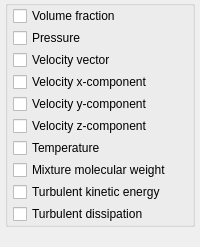
                     <widget class="QWidget" name="subpage_cell_fluid">
                      <layout class="QGridLayout" name="gridLayout_8">
                       <property name="leftMargin">
                        <number>5</number>
                       </property>
                       <property name="topMargin">
                        <number>0</number>
                       </property>
                       <property name="rightMargin">
                        <number>5</number>
                       </property>
                       <property name="bottomMargin">
                        <number>0</number>
                       </property>
                       <property name="spacing">
                        <number>0</number>
                       </property>
                       <item row="0" column="0">
                        <widget class="QGroupBox" name="groupbox_cell_fluid">
                         <property name="font">
                          <font>
                           <weight>50</weight>
                           <bold>false</bold>
                          </font>
                         </property>
                         <property name="title">
                          <string/>
                         </property>
                         <property name="flat">
                          <bool>true</bool>
                         </property>
                         <property name="checkable">
                          <bool>false</bool>
                         </property>
                         <layout class="QGridLayout" name="layout_cell_fluid">
                          <property name="leftMargin">
                           <number>5</number>
                          </property>
                          <property name="topMargin">
                           <number>0</number>
                          </property>
                          <property name="rightMargin">
                           <number>0</number>
                          </property>
                          <property name="bottomMargin">
                           <number>0</number>
                          </property>
                          <property name="horizontalSpacing">
                           <number>0</number>
                          </property>
                          <property name="verticalSpacing">
                           <number>2</number>
                          </property>
                          <item row="0" column="0" colspan="2">
                           <widget class="CheckBox" name="checkbox_keyword_vtk_ep_g_args_VTK">
                            <property name="text">
                             <string>Volume fraction</string>
                            </property>
                           </widget>
                          </item>
                          <item row="1" column="0" colspan="2">
                           <widget class="CheckBox" name="checkbox_keyword_vtk_p_g_args_VTK">
                            <property name="text">
                             <string>Pressure</string>
                            </property>
                           </widget>
                          </item>
                          <item row="2" column="0" colspan="2">
                           <widget class="CheckBox" name="checkbox_keyword_vtk_vel_g_args_VTK">
                            <property name="text">
                             <string>Velocity vector</string>
                            </property>
                           </widget>
                          </item>
                          <item row="3" column="0" colspan="2">
                           <widget class="CheckBox" name="checkbox_keyword_vtk_u_g_args_VTK">
                            <property name="text">
                             <string>Velocity x-component</string>
                            </property>
                           </widget>
                          </item>
                          <item row="4" column="0" colspan="2">
                           <widget class="CheckBox" name="checkbox_keyword_vtk_v_g_args_VTK">
                            <property name="text">
                             <string>Velocity y-component</string>
                            </property>
                           </widget>
                          </item>
                          <item row="5" column="0" colspan="2">
                           <widget class="CheckBox" name="checkbox_keyword_vtk_w_g_args_VTK">
                            <property name="text">
                             <string>Velocity z-component</string>
                            </property>
                           </widget>
                          </item>
                          <item row="6" column="0" colspan="2">
                           <widget class="CheckBox" name="checkbox_keyword_vtk_t_g_args_VTK">
                            <property name="text">
                             <string>Temperature</string>
                            </property>
                           </widget>
                          </item>
                          <item row="7" column="0" colspan="2">
                           <widget class="CheckBox" name="checkbox_keyword_vtk_mw_mix_g_args_VTK">
                            <property name="text">
                             <string>Mixture molecular weight</string>
                            </property>
                           </widget>
                          </item>
                          <item row="8" column="0" colspan="2">
                           <widget class="CheckBox" name="checkbox_keyword_vtk_k_turb_g_args_VTK">
                            <property name="text">
                             <string>Turbulent kinetic energy</string>
                            </property>
                           </widget>
                          </item>
                          <item row="9" column="0" colspan="2">
                           <widget class="CheckBox" name="checkbox_keyword_vtk_e_turb_g_args_VTK">
                            <property name="text">
                             <string>Turbulent dissipation</string>
                            </property>
                           </widget>
                          </item>
                         </layout>
                        </widget>
                       </item>
                       <item row="1" column="0">
                        <spacer name="verticalSpacer_5">
                         <property name="orientation">
                          <enum>Qt::Vertical</enum>
                         </property>
                         <property name="sizeHint" stdset="0">
                          <size>
                           <width>20</width>
                           <height>20</height>
                          </size>
                         </property>
                        </spacer>
                       </item>
                      </layout>
                     </widget>
